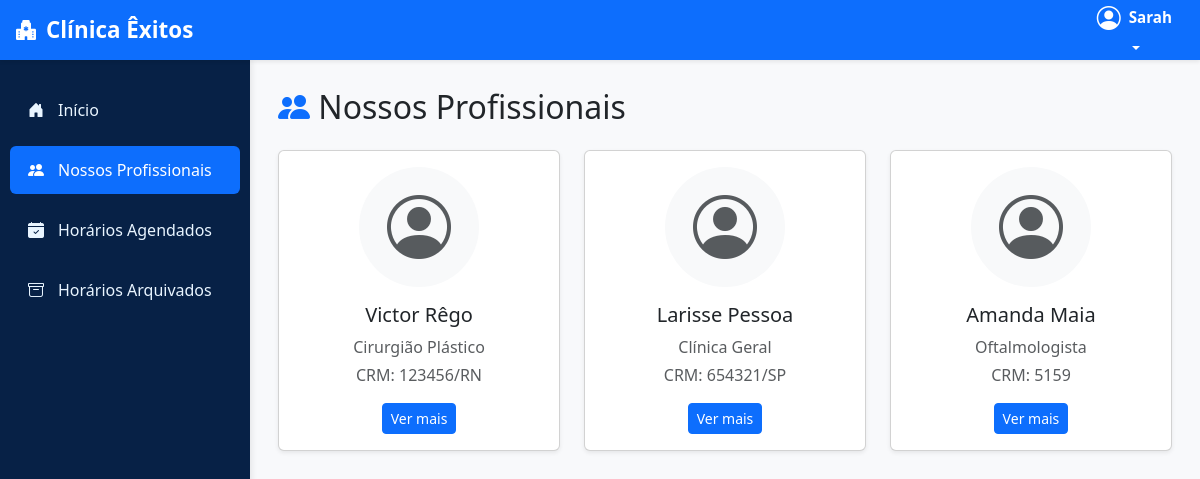
The app's page /usuarios/profissionais/ (signed in) with its own data.
### usuarios/models.py (models this page shows, shortened)
class UsuarioAdaptado(AbstractUser):
    cpf = models.CharField(max_length=11, unique=True, verbose_name="CPF")
    nome_cidade = models.CharField(max_length=100, blank=True, null=True)
    endereco = models.CharField(max_length=255, blank=True, null=True)
    nome_bairro = models.CharField(max_length=100, blank=True, null=True)
    data_nascimento = models.DateField(blank=True, null=True)
    foto_perfil = models.ImageField(upload_to='perfil/', null=True, blank=True, verbose_name="Foto de Perfil")
    is_professional = models.BooleanField(default=False)
    especializacao = models.CharField(max_length=255, blank=True, null=True, verbose_name="Especialização")
    crm = models.CharField(max_length=50, blank=True, null=True, verbose_name="CRM")
    telefone_contato = models.CharField(max_length=20, blank=True, null=True, verbose_name="Telefone de Contato")
    email_profissional = models.EmailField(blank=True, null=True, verbose_name="E-mail Profissional")
    biografia = models.TextField(blank=True, null=True, verbose_name="Biografia")

### usuarios/views.py (the view)
# urls.py: path('profissionais/', views.listar_profissionais, name='listar_profissionais'),
@login_required
def listar_profissionais(request):
    profissionais = UsuarioAdaptado.objects.filter(is_professional=True)
    return render(request, 'profissionais/lista.html', {'profissionais': profissionais})

### usuarios/templates/profissionais/lista.html (shortened to what this page needs)
{% extends 'base.html' %}
{% block content %}
<h2 class="mb-4"><i class="bi bi-people-fill text-primary"></i> Nossos Profissionais</h2>
<div class="row g-4">
    {% for prof in profissionais %}
    <div class="col-md-4">
        <div class="card shadow-sm h-100">
            <div class="card-body text-center">
                {% if prof.foto_perfil %}
                    <img src="{{ prof.foto_perfil.url }}" class="rounded-circle mb-3 mx-auto d-block" style="width:120px;height:120px;object-fit:cover;">
                {% else %}
                    <div class="rounded-circle bg-light d-flex align-items-center justify-content-center mb-3 mx-auto" style="width:120px;height:120px;">
                        <i class="bi bi-person-circle text-muted" style="font-size:4rem;"></i>
                    </div>
                {% endif %}
                <h5>{{ prof.first_name }} {{ prof.last_name }}</h5>
                <p class="text-muted mb-1">
                    {% if prof.especializacao %}{{ prof.especializacao }}{% else %}Especialização não informada{% endif %}
                </p>
                <p class="text-muted mb-3">
                    {% if prof.crm %}CRM: {{ prof.crm }}{% else %}CRM não informado{% endif %}
                </p>
                <a href="{% url 'detalhe_profissional' prof.pk %}" class="btn btn-primary btn-sm">Ver mais</a>
            </div>
        </div>
    </div>
    {% empty %}
    <div class="col-12">
        <div class="alert alert-info">Nenhum profissional cadastrado no momento.</div>
    </div>
    {% endfor %}
</div>
{% endblock %}

### templates/base.html (shortened to what this page needs)
{% load static %}
<!DOCTYPE html>
<html lang="pt-br">
<head>
    <link href="https://cdn.jsdelivr.net/npm/bootstrap@5.3.0/dist/css/bootstrap.min.css" rel="stylesheet">
    <link rel="stylesheet" href="https://cdn.jsdelivr.net/npm/bootstrap-icons@1.11.0/font/bootstrap-icons.css">
</head>
<body>
    <nav class="navbar top-navbar fixed-top">
        <div class="container-fluid">
            <a class="navbar-brand" href="{% if user.is_authenticated and user.groups.all.0.name == 'profissionais' %}{% url 'listar_horarios' %}
                {% elif user.is_authenticated and user.groups.all.0.name == 'usuarios_comum' %}{% url 'listar_consultas_usuario' %}
                {% elif user.is_superuser %}/admin/
                {% else %}{% url 'login' %}{% endif %}">
                <i class="bi bi-hospital-fill" style="font-size:1.25rem;"></i> Clínica Êxitos
            </a>
            <div class="user-menu">
                <div class="dropdown">
                    <button class="btn dropdown-toggle user-btn" type="button" data-bs-toggle="dropdown">
                        <div class="d-flex align-items-center gap-2">
                            {% if user.is_authenticated %}
                                {% if user.foto_perfil %}
                                    <img src="{{ user.foto_perfil.url }}" alt="{{ user.username }}" class="user-avatar">
                                {% else %}
                                    <i class="bi bi-person-circle fs-4" style="color:white"></i>
                                {% endif %}
                            {% else %}
                                <i class="bi bi-person-circle fs-4" style="color:white"></i>
                            {% endif %}
                            <div class="user-info text-start">
                                {% if user.is_authenticated %}
                                    <div class="user-name">{{ user.get_full_name|default:user.username }}</div>
                                {% else %}
                                    <div class="user-name">Visitante</div>
                                {% endif %}
                            </div>
                        </div>
                    </button>
                </div>
            </div>
        </div>
    </nav>
    <div class="sidebar">
        <nav class="nav flex-column">
            <a class="nav-link {% if request.resolver_match.url_name == 'listar_horarios' or request.resolver_match.url_name == 'listar_consultas_usuario' %}active{% endif %}"
               href="{% if user.is_authenticated and user.groups.all.0.name == 'profissionais' %}{% url 'listar_horarios' %}
                      {% elif user.is_authenticated and user.groups.all.0.name == 'usuarios_comum' %}{% url 'listar_consultas_usuario' %}
                      {% elif user.is_superuser %}/admin/
                      {% else %}{% url 'login' %}{% endif %}">
                <i class="bi bi-house-door-fill"></i> Início
            </a>
            <a class="nav-link {% if request.resolver_match.url_name == 'listar_profissionais' %}active{% endif %}" href="{% url 'listar_profissionais' %}">
                <i class="bi bi-people-fill"></i> Nossos Profissionais
            </a>
            <a class="nav-link {% if request.resolver_match.url_name == 'horarios_agendados' %}active{% endif %}" href="{% url 'horarios_agendados' %}">
                <i class="bi bi-calendar-check-fill"></i> Horários Agendados
            </a>
            <a class="nav-link {% if request.resolver_match.url_name == 'horarios_arquivados' %}active{% endif %}" href="{% url 'horarios_arquivados' %}">
                <i class="bi bi-archive"></i> Horários Arquivados
            </a>
        </nav>
    </div>
    <main class="main-content">
        {% block content %}{% endblock %}
    </main>
</body>
</html>

### templates/base.html (style rules this page uses)
:root { --primary-blue: #0d6efd; --light-blue: #e9f5ff; --dark-blue: #072146; --sidebar-width: 250px; --muted-text: #6c757d; }
body { background-color: #f8f9fb; font-family: 'Segoe UI', Tahoma, Geneva, Verdana, sans-serif; }
.top-navbar { background-color: var(--primary-blue); height: 60px; box-shadow: 0 2px 4px rgba(0,0,0,0.08); }
.top-navbar .container-fluid { display: flex; justify-content: space-between; align-items: center; height: 100%; padding: 0 1rem; }
.top-navbar .navbar-brand { color: white; font-size: 1.4rem; font-weight: 700; display: flex; align-items: center; gap: 10px; margin: 0; height: 100%; text-decoration: none; }
.top-navbar .user-menu { color: white; display: flex; align-items: center; height: 100%; }
.top-navbar .dropdown-toggle { background-color: transparent; border: none; color: white; font-weight: 500; padding: 8px 12px; }
.top-navbar .user-name { font-weight: 600; font-size: 0.95rem; color: white; }
.sidebar { position: fixed; top: 60px; left: 0; bottom: 0; width: var(--sidebar-width); background-color: var(--dark-blue); padding-top: 20px; box-shadow: 2px 0 6px rgba(0,0,0,0.08); overflow-y: auto; }
.sidebar .nav-link { color: #e9f5ff; padding: 12px 18px; margin: 6px 10px; border-radius: 6px; transition: all 0.2s; display: flex; align-items: center; gap: 10px; }
.sidebar .nav-link.active { background-color: var(--primary-blue); color: white; }
.sidebar .nav-link i { width: 20px; }
.main-content { margin-left: var(--sidebar-width); margin-top: 60px; padding: 28px; min-height: calc(100vh - 60px); }

### records on screen
UsuarioAdaptado: get_full_name "Sarah"
UsuarioAdaptado: first_name "Victor", last_name "Rêgo", especializacao "Cirurgião Plástico", crm "123456/RN"
UsuarioAdaptado: first_name "Larisse", last_name "Pessoa", especializacao "Clínica Geral", crm "654321/SP"
UsuarioAdaptado: first_name "Amanda", last_name "Maia", especializacao "Oftalmologista", crm "5159"
